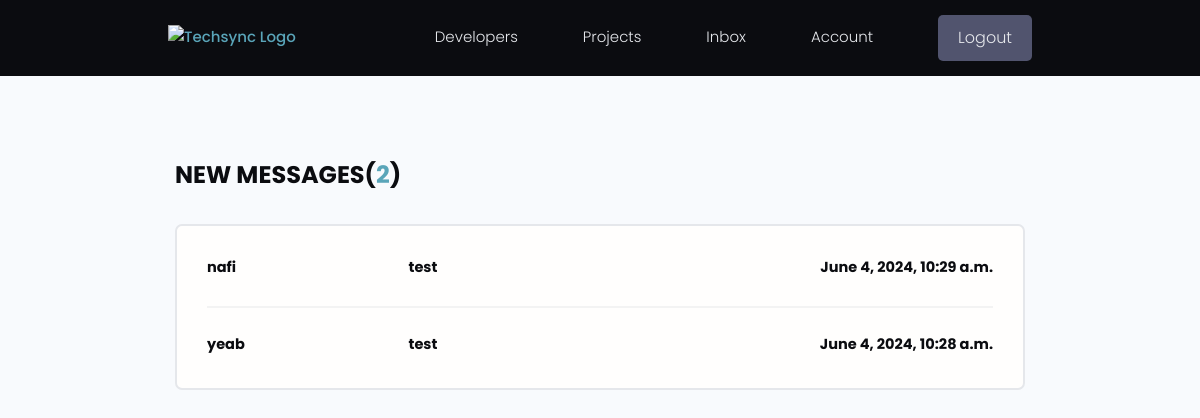
Page /inbox/ (signed in) on the earlier database version.
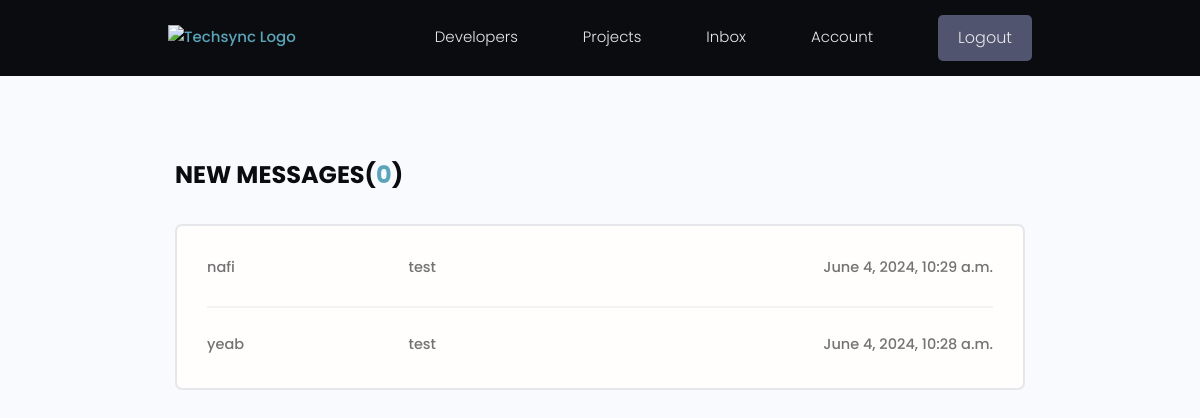
Same page on the later database version.
### users/models.py (models this page shows, shortened)
class Message(models.Model):
    id = models.UUIDField(default=uuid.uuid4, primary_key=True, unique=True, editable=False, )
    sender = models.ForeignKey(Profile, on_delete=models.SET_NULL,null=True, blank=True)
    recipient = models.ForeignKey(Profile, on_delete=models.SET_NULL,null=True, blank=True, related_name='messages')
    senderName = models.CharField(max_length=200, blank=True,null=True)
    email = models.EmailField(max_length=200,blank=True,null=True)
    subject = models.CharField(max_length=200, blank=True,null=True)
    message = models.TextField()
    is_read = models.BooleanField(default=False, null=True)
    created_at = models.DateTimeField(auto_now_add=True)
    class Meta:
        ordering = ['-created_at']

### users/views.py (the view)
# urls.py: path('inbox/', views.inbox, name='inbox'),
@login_required(login_url='login')
def inbox(request):
    profile = request.user.profile
    messageRequests = profile.messages.all()
    unreadCount = messageRequests.filter(is_read=False).count()
    context = {
        'messageRequests': messageRequests,
        'unreadCount': unreadCount,
    }
    return render(request, 'users/inbox.html', context)

### templates/users/inbox.html
{% extends "main/main.html" %}
  {% block content %}
  <main class="inbox my-xl">
    <div class="content-box">
      <h3 class="inbox__title">New Messages(<span>{{unreadCount}}</span>)</h3>
      <ul class="messages">
        {% for message in messageRequests %}
        <li class="message {% if not message.is_read %}message--unread{% endif %}">
            <a href="{% url 'inbox-message' message.pk%}">
                <span class="message__author">{{message.senderName}}</span>
                <span class="message__subject">{{message.subject}}</span>
                <span class="message__date">{{message.created_at}}</span>
            </a>
        </li>
        {% endfor %}
      </ul>
    </div>
  </main>
  {% endblock content %}

Differences in the rows shown:
changed Message "nafi": is_read False → True (drawn)
changed Message "yeab": is_read False → True (drawn)
Other differences:
{{ unreadCount }}: "2" → "0"
